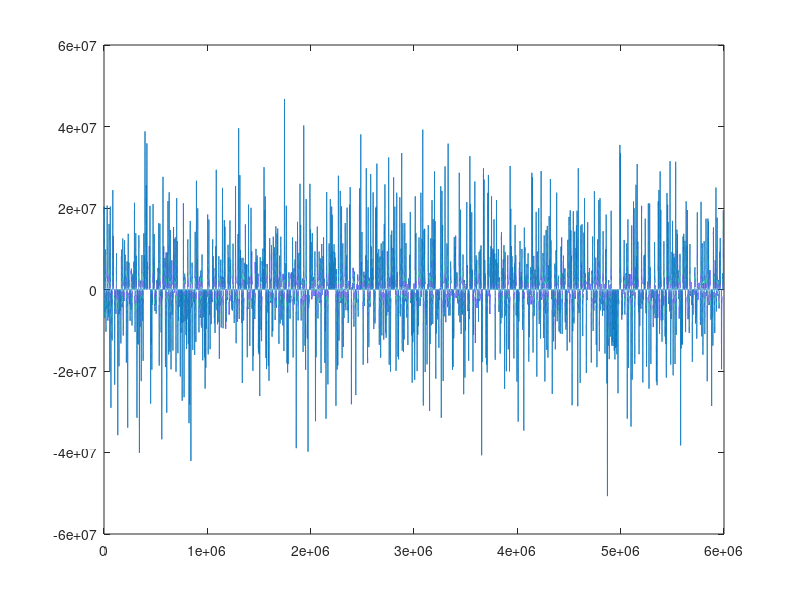

Write MATLAB code to recreate this figure.
clc;
clear all;
a=0.01;
tb=0.000001;
ts=0.000000001;
eta=0.000000001;
c=1.26;

%random pulses
for i=1:1000
   x = rand();
   if x > 0.5
      p(i,1:1000) = a; 
   else
       p(i,1:1000) = (-1 * a ); 
   end
end

%pulse
np = p;
%noise power
sigmasqr=(eta*c)/(4*tb);
%adding noise to pulse
for i=1:1000
     xx = sqrt(sigmasqr)*randn(1);
     np(i,:) = np(i,:) + xx ;
end
%convolving with response of RC filter
t = [0:ts:5*tb-ts];
h= (c/tb)*exp((-1) * (t) * c/tb);
for i=1:1000
    w(i,:) = conv(np(i,:),h);
end

%decision making
for i=1:1000
    if w(i,1000)>0
        po(i)=a;
    else
        po(i)=(-1) * a;
    end
end

%error calculation
count=0;
for i=1:1000
    if ~(p(i,1000) == po(i))
        count=count+1;
    end
end

%reshaping pulse into a single line
[m,n] = size(w);
final=reshape(w.',1,m*n);

%display()
ber=count/1000;
display(ber);
plot(final);
%axis([0 2*10^(6) -6*10^(7) 6*10^(7)]);